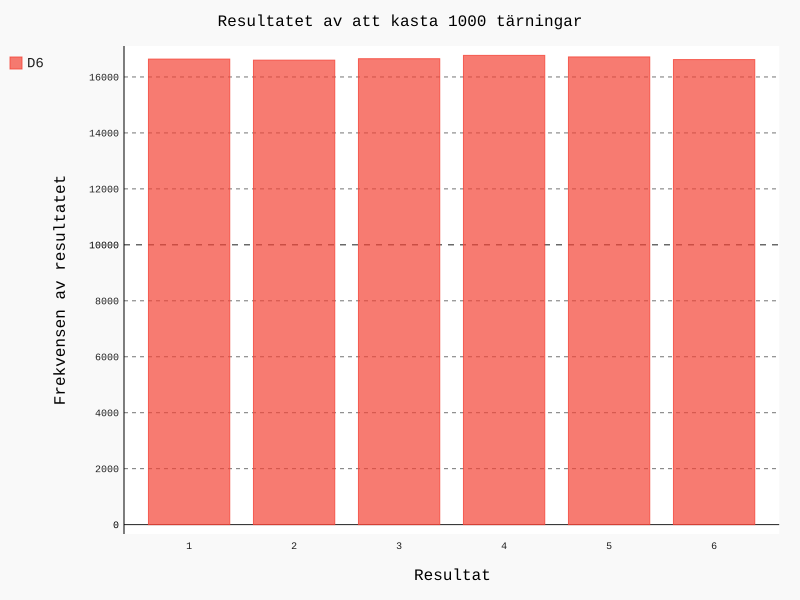

Here is the Python script that generated this plot:
import pygal
from die import Die

# Create a D6.
die = Die()

# Make some rolls, and store results in a list.
results = []

for roll_num in range(100000):
    result = die.roll()
    results.append(result)

# Analyze the results.
frequencies = []
for value in range(1, die.num_sides+1):
    frequency = results.count(value)
    frequencies.append(frequency)

#print(frequencies)

# Visualize the results.
hist = pygal.Bar()

hist.title = "Resultatet av att kasta 1000 tärningar"
hist.x_labels = ['1', '2', '3', '4', '5', '6']
hist.x_title = "Resultat"
hist.y_title = "Frekvensen av resultatet"

hist.add('D6', frequencies)
hist.render_to_file('die_visual.svg')
